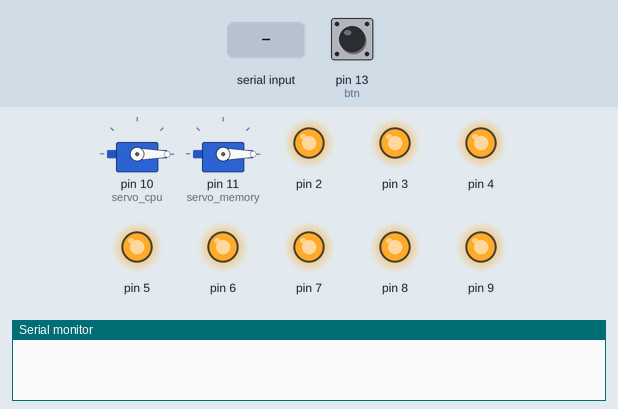
Bench run of a sketch on a simulated Arduino Uno, built with avr-gcc and run on an emulated ATmega328P. Parts: 2 × servo, output pins drawn as LEDs (lit = HIGH), the last lines printed to the serial monitor. Inputs (shaded band) come from the test bench; at power-on: pin 13 (btn) HIGH.

Above: at 1.2 s.
1.3 s: pin 13 (btn) pulled LOW for 0.15 s
At 4.2 s:
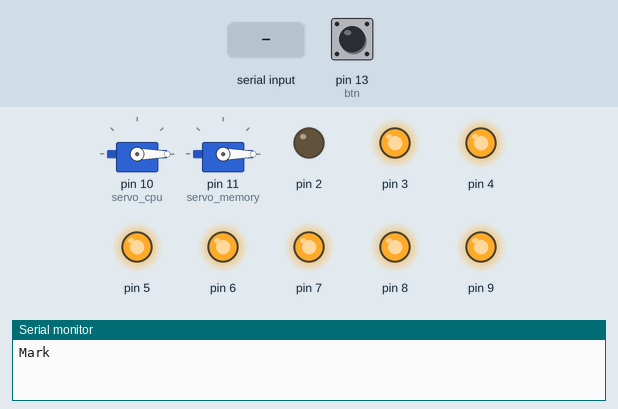
4.3 s: byte 67 (67) received over Serial
At 5.0 s:
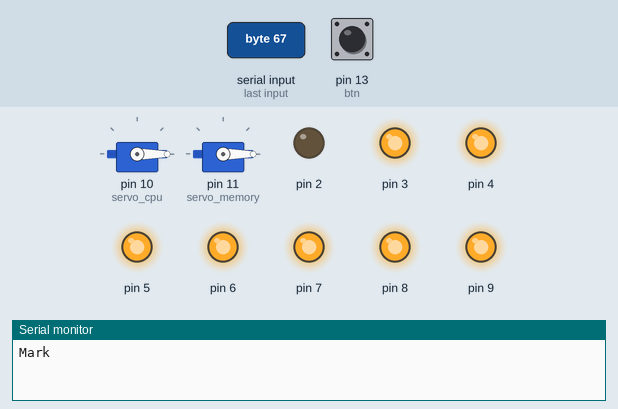
5.8 s: pin 13 (btn) pulled LOW for 1 s
At 9.7 s:
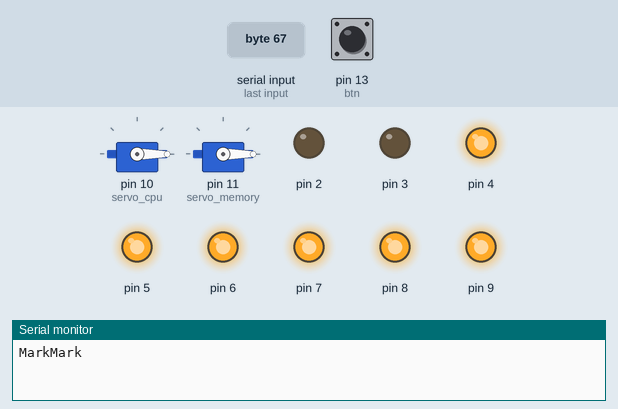
9.8 s: "90,45\n" received over Serial
At 10.7 s:
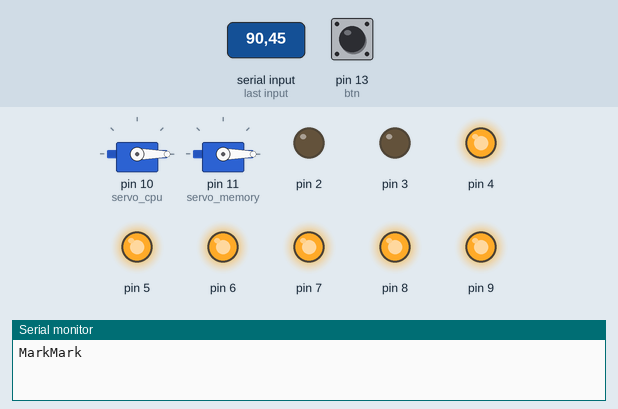
Timing chart, 0 to 12.3 s (numbered marks = the images above; inputs shaded):
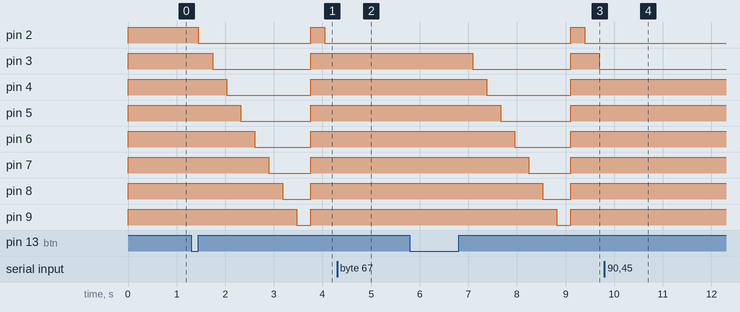

The sketch:

ardu.ino
```cpp
#include <Button.h>
#include <Servo.h>

Servo servo_cpu;
Servo servo_memory;
Button btn(13);

int incomingByte = 0;
int val = 0;//val用来临时存放从串口中读取到的数字
int p = 0;//p用来标记按钮是否被按下

void setup() {
  Serial.begin(9600);
  while (!Serial) {
    ; // 等待串口就绪
  }
  //引脚定义
  for (int i = 2; i <= 9; i++) {
    pinMode(i, OUTPUT);
    digitalWrite(i, HIGH);
  }
  servo_cpu.attach(10);
  servo_cpu.write(0);
  servo_memory.attach(11);
  servo_memory.write(0);
  btn.begin();
}

void loop() {
  //判断串口中是否有数据传来
  if (Serial.available()) {
    serialRead();//调用serialRead来读取串口中的数据并做处理
  }

  //监听按钮
  if (p) {
    if (btn.released()) {
      p = 0;
      Serial.write("Mark");//通过串口传给计算机数据
      int i=0;
      //让LEDbar显示循环点亮动画,直到从串口收到'0A'的消息
      while (true) {
        i=(i+1)%9;
        LEDbar(i);
        for (int k = 0; k < 30000; k++) {
          if (Serial.available()) {
            serialRead();
            return;//直接退出本次的loop
          }
        }
      }
    }
  } else {
    if (btn.pressed()) {
      p = 1;
    }
  }

}

void serialRead() {
  // 读取一个字节
  incomingByte = Serial.read();
  if (incomingByte < 58 && incomingByte > 47) {//如果获取到的是数字
    val = val * 10 + (incomingByte - 48);
  } else if (incomingByte == 67) { //如果获取到的是C,表示是CPU
    //把读到的数据呈现在舵机上
    servo_cpu.write(val);
    val = 0; //把val清零
  } else if (incomingByte == 77) { //如果获取到的是M,表示是memory 内存
    servo_memory.write(val);
    val = 0; //把val清零
  } else if (incomingByte == 65) { //如果获取到的是A,表示是未读邮件数量
    LEDbar(val);
    val = 0;
  } else { //如果出现非法字符,则可能是数据出错,此时清零val
    val = 0;
  }
}


//控制LEDbar点亮的个数
void LEDbar(int val) {
  for (int i = 0; i < 8; i++) {
    if (i < val) {
      digitalWrite(i + 2, LOW);
    } else {
      digitalWrite(i + 2, HIGH);
    }
  }
}
```

Measured:
- after the input at 1.3 s, pin 2: HIGH → LOW after 0.15 s, → HIGH 2.3 s later, → LOW 0.29 s later; pin 3: HIGH → LOW after 0.44 s, → HIGH 2.0 s later; pin 4: HIGH → LOW after 0.73 s, → HIGH 1.7 s later; pin 5: HIGH → LOW after 1.0 s, → HIGH 1.4 s later; pin 6: HIGH → LOW after 1.3 s, → HIGH 1.2 s later
- after the input at 4.3 s, pin 3: stays HIGH (without the input it goes to LOW after 0.04 s); pin 4: stays HIGH (without the input it goes to LOW after 0.33 s)
- after the input at 5.8 s, pin 2: LOW → HIGH after 3.3 s, → LOW 0.29 s later; pin 3: HIGH → LOW after 1.3 s, → HIGH 2.0 s later, → LOW 0.58 s later; pin 4: HIGH → LOW after 1.6 s, → HIGH 1.7 s later; pin 5: HIGH → LOW after 1.9 s, → HIGH 1.4 s later; pin 6: HIGH → LOW after 2.2 s, → HIGH 1.2 s later
- after the input at 9.8 s, pin 2, pin 3: stays LOW (without the input it goes to HIGH after 1.9 s)
